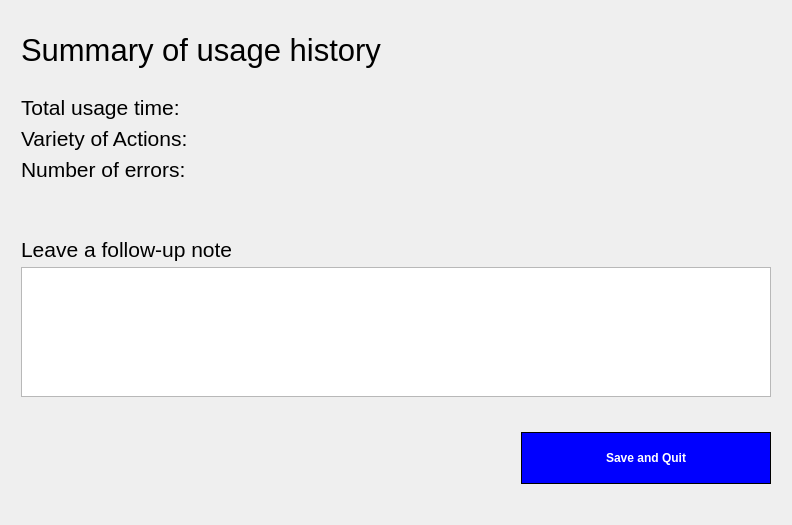
  <widget class="QWidget" name="Exit">
   <attribute name="title">
    <string>Exit</string>
   </attribute>
   <layout class="QVBoxLayout" name="verticalLayout_19">
    <item>
     <layout class="QVBoxLayout" name="verticalLayout_7" stretch="3,1,1,1,0,1,5,0,2">
      <property name="spacing">
       <number>5</number>
      </property>
      <property name="leftMargin">
       <number>10</number>
      </property>
      <property name="topMargin">
       <number>0</number>
      </property>
      <property name="rightMargin">
       <number>10</number>
      </property>
      <property name="bottomMargin">
       <number>30</number>
      </property>
      <item>
       <widget class="QLabel" name="label_27">
        <property name="styleSheet">
         <string notr="true">font-size:23pt;</string>
        </property>
        <property name="text">
         <string>Summary of usage history</string>
        </property>
       </widget>
      </item>
      <item>
       <widget class="QLabel" name="label_42">
        <property name="styleSheet">
         <string notr="true">QLabel {
	font:16pt;
}</string>
        </property>
        <property name="text">
         <string>Total usage time: </string>
        </property>
       </widget>
      </item>
      <item>
       <widget class="QLabel" name="label_41">
        <property name="styleSheet">
         <string notr="true">QLabel {
	font:16pt;
}</string>
        </property>
        <property name="text">
         <string>Variety of Actions: </string>
        </property>
       </widget>
      </item>
      <item>
       <widget class="QLabel" name="label_40">
        <property name="styleSheet">
         <string notr="true">QLabel {
	font:16pt;
}</string>
        </property>
        <property name="text">
         <string>Number of errors: </string>
        </property>
       </widget>
      </item>
      <item>
       <spacer name="verticalSpacer_13">
        <property name="orientation">
         <enum>Qt::Vertical</enum>
        </property>
        <property name="sizeHint" stdset="0">
         <size>
          <width>20</width>
          <height>50</height>
         </size>
        </property>
       </spacer>
      </item>
      <item>
       <widget class="QLabel" name="label_43">
        <property name="styleSheet">
         <string notr="true">QLabel {
	font:16pt;
}</string>
        </property>
        <property name="text">
         <string>Leave a follow-up note</string>
        </property>
       </widget>
      </item>
      <item>
       <widget class="QTextEdit" name="textEdit">
        <property name="minimumSize">
         <size>
          <width>100</width>
          <height>0</height>
         </size>
        </property>
        <property name="maximumSize">
         <size>
          <width>16777215</width>
          <height>1000</height>
         </size>
        </property>
        <property name="cursor" stdset="0">
         <cursorShape>IBeamCursor</cursorShape>
        </property>
        <property name="styleSheet">
         <string notr="true">QTextEdit{
	
	font: 13pt &quot;MS Shell Dlg 2&quot;;
}</string>
        </property>
        <property name="lineWrapMode">
         <enum>QTextEdit::WidgetWidth</enum>
        </property>
       </widget>
      </item>
      <item>
       <spacer name="verticalSpacer_12">
        <property name="orientation">
         <enum>Qt::Vertical</enum>
        </property>
        <property name="sizeType">
         <enum>QSizePolicy::Fixed</enum>
        </property>
        <property name="sizeHint" stdset="0">
         <size>
          <width>20</width>
          <height>30</height>
         </size>
        </property>
       </spacer>
      </item>
      <item>
       <layout class="QHBoxLayout" name="horizontalLayout_13" stretch="0,1">
        <property name="spacing">
         <number>0</number>
        </property>
        <property name="topMargin">
         <number>0</number>
        </property>
        <property name="bottomMargin">
         <number>0</number>
        </property>
        <item>
         <spacer name="horizontalSpacer">
          <property name="orientation">
           <enum>Qt::Horizontal</enum>
          </property>
          <property name="sizeHint" stdset="0">
           <size>
            <width>500</width>
            <height>20</height>
           </size>
          </property>
         </spacer>
        </item>
        <item>
         <widget class="QPushButton" name="force_quit_button_3">
          <property name="minimumSize">
           <size>
            <width>250</width>
            <height>35</height>
           </size>
          </property>
          <property name="maximumSize">
           <size>
            <width>450</width>
            <height>100</height>
           </size>
          </property>
          <property name="baseSize">
           <size>
            <width>0</width>
            <height>5004</height>
           </size>
          </property>
          <property name="cursor">
           <cursorShape>PointingHandCursor</cursorShape>
          </property>
          <property name="styleSheet">
           <string notr="true">QPushButton{
	 color: white;
 	border : none;
	font: 12pt &quot;MS Shell Dlg 2&quot;;
	font-weight: bold;
	background-color : none
}

QWidget{
 background-color: blue;
border: 1px solid black
}

QWidget:hover{
  cursor: pointer;
	background-color: rgb(0, 85, 255);
}
</string>
          </property>
          <property name="text">
           <string>Save and Quit</string>
          </property>
         </widget>
        </item>
       </layout>
      </item>
     </layout>
    </item>
   </layout>
  </widget>
